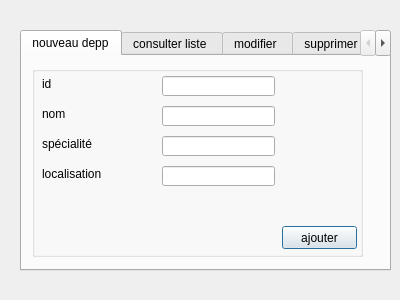
<?xml version="1.0" encoding="UTF-8"?>
<ui version="4.0">
 <class>Dialog</class>
 <widget class="QDialog" name="Dialog">
  <property name="geometry">
   <rect>
    <x>0</x>
    <y>0</y>
    <width>400</width>
    <height>300</height>
   </rect>
  </property>
  <property name="windowTitle">
   <string>Dialog</string>
  </property>
  <widget class="QTabWidget" name="crud_etudiant">
   <property name="geometry">
    <rect>
     <x>20</x>
     <y>30</y>
     <width>371</width>
     <height>241</height>
    </rect>
   </property>
   <property name="currentIndex">
    <number>0</number>
   </property>
   <widget class="QWidget" name="tab">
    <attribute name="title">
     <string>nouveau depp</string>
    </attribute>
    <widget class="QLabel" name="label">
     <property name="geometry">
      <rect>
       <x>20</x>
       <y>20</y>
       <width>61</width>
       <height>16</height>
      </rect>
     </property>
     <property name="text">
      <string>id</string>
     </property>
    </widget>
    <widget class="QLabel" name="label_2">
     <property name="geometry">
      <rect>
       <x>20</x>
       <y>50</y>
       <width>61</width>
       <height>16</height>
      </rect>
     </property>
     <property name="text">
      <string>nom</string>
     </property>
    </widget>
    <widget class="QLabel" name="label_3">
     <property name="geometry">
      <rect>
       <x>20</x>
       <y>80</y>
       <width>61</width>
       <height>16</height>
      </rect>
     </property>
     <property name="text">
      <string>spécialité</string>
     </property>
    </widget>
    <widget class="QLabel" name="label_4">
     <property name="geometry">
      <rect>
       <x>20</x>
       <y>110</y>
       <width>61</width>
       <height>16</height>
      </rect>
     </property>
     <property name="text">
      <string>localisation</string>
     </property>
    </widget>
    <widget class="QGroupBox" name="groupBox">
     <property name="geometry">
      <rect>
       <x>10</x>
       <y>10</y>
       <width>331</width>
       <height>191</height>
      </rect>
     </property>
     <property name="title">
      <string/>
     </property>
     <widget class="QPushButton" name="pushButton">
      <property name="geometry">
       <rect>
        <x>250</x>
        <y>160</y>
        <width>75</width>
        <height>23</height>
       </rect>
      </property>
      <property name="text">
       <string>ajouter</string>
      </property>
     </widget>
     <widget class="QLineEdit" name="lineEdit">
      <property name="geometry">
       <rect>
        <x>130</x>
        <y>10</y>
        <width>113</width>
        <height>20</height>
       </rect>
      </property>
     </widget>
     <widget class="QLineEdit" name="lineEdit_2">
      <property name="geometry">
       <rect>
        <x>130</x>
        <y>40</y>
        <width>113</width>
        <height>20</height>
       </rect>
      </property>
     </widget>
     <widget class="QLineEdit" name="lineEdit_3">
      <property name="geometry">
       <rect>
        <x>130</x>
        <y>70</y>
        <width>113</width>
        <height>20</height>
       </rect>
      </property>
     </widget>
     <widget class="QLineEdit" name="lineEdit_4">
      <property name="geometry">
       <rect>
        <x>130</x>
        <y>100</y>
        <width>113</width>
        <height>20</height>
       </rect>
      </property>
     </widget>
    </widget>
    <zorder>groupBox</zorder>
    <zorder>label</zorder>
    <zorder>label_2</zorder>
    <zorder>label_3</zorder>
    <zorder>label_4</zorder>
   </widget>
   <widget class="QWidget" name="tab_3">
    <attribute name="title">
     <string>consulter liste </string>
    </attribute>
    <widget class="QScrollArea" name="scrollArea">
     <property name="geometry">
      <rect>
       <x>20</x>
       <y>10</y>
       <width>321</width>
       <height>191</height>
      </rect>
     </property>
     <property name="widgetResizable">
      <bool>true</bool>
     </property>
     <widget class="QWidget" name="scrollAreaWidgetContents">
      <property name="geometry">
       <rect>
        <x>0</x>
        <y>0</y>
        <width>319</width>
        <height>189</height>
       </rect>
      </property>
     </widget>
    </widget>
   </widget>
   <widget class="QWidget" name="tab_4">
    <attribute name="title">
     <string>modifier </string>
    </attribute>
    <widget class="QGroupBox" name="groupBox_2">
     <property name="geometry">
      <rect>
       <x>10</x>
       <y>10</y>
       <width>341</width>
       <height>191</height>
      </rect>
     </property>
     <property name="title">
      <string/>
     </property>
     <widget class="QLineEdit" name="lineEdit_7">
      <property name="geometry">
       <rect>
        <x>90</x>
        <y>80</y>
        <width>113</width>
        <height>20</height>
       </rect>
      </property>
     </widget>
     <widget class="QLabel" name="label_7">
      <property name="geometry">
       <rect>
        <x>70</x>
        <y>80</y>
        <width>61</width>
        <height>21</height>
       </rect>
      </property>
      <property name="text">
       <string>id</string>
      </property>
     </widget>
     <widget class="QPushButton" name="pushButton_2">
      <property name="geometry">
       <rect>
        <x>220</x>
        <y>140</y>
        <width>75</width>
        <height>23</height>
       </rect>
      </property>
      <property name="text">
       <string>continuer</string>
      </property>
     </widget>
    </widget>
   </widget>
   <widget class="QWidget" name="tab_2">
    <attribute name="title">
     <string>supprimer depp</string>
    </attribute>
    <widget class="QGroupBox" name="groupBox_3">
     <property name="geometry">
      <rect>
       <x>10</x>
       <y>10</y>
       <width>341</width>
       <height>191</height>
      </rect>
     </property>
     <property name="title">
      <string/>
     </property>
     <widget class="QLineEdit" name="lineEdit_8">
      <property name="geometry">
       <rect>
        <x>90</x>
        <y>80</y>
        <width>113</width>
        <height>20</height>
       </rect>
      </property>
     </widget>
     <widget class="QLabel" name="label_8">
      <property name="geometry">
       <rect>
        <x>70</x>
        <y>80</y>
        <width>61</width>
        <height>21</height>
       </rect>
      </property>
      <property name="text">
       <string>id</string>
      </property>
     </widget>
     <widget class="QPushButton" name="pushButton_3">
      <property name="geometry">
       <rect>
        <x>220</x>
        <y>140</y>
        <width>75</width>
        <height>23</height>
       </rect>
      </property>
      <property name="text">
       <string>supprimer</string>
      </property>
     </widget>
    </widget>
   </widget>
  </widget>
 </widget>
 <resources/>
 <connections/>
</ui>
